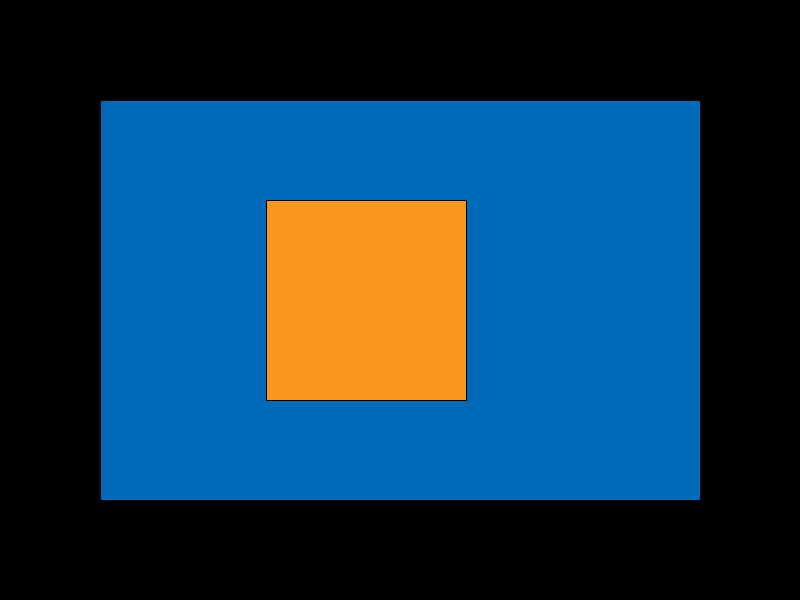
Frame 1 (no input)
Frame 60 (the mouse pressed at the canvas centre just before this capture): identical to frame 1, image omitted
Frame 120 (the mouse held since frame 60 and released just before this capture): identical to frame 1, image omitted

The Processing sketch that drew this single still picture (run headless with seeded random() and noise(); from frame 60 on, the mouse is pressed at the canvas centre):

// Processing sketch: JuegoDado
// ── JuegoDado.pde
private Tablero tablero;
private Dado dado;
private SpawnerDado spawner;


public void setup(){
  size(800,600);
  background(0);
  tablero= new Tablero(new PVector(100,100), color(#006AB9),600,400);
  dado= new Dado(new PVector(width/3,height/3), color(#FA971E),200,200);
  spawner=new SpawnerDado();
}

public void draw(){
  tablero.display();
  dado.display();
  //dado.crearCirculos(1);

  

}
/**public void keyReleased(){
  if(key=='w'){
   ;
  }*/

// ── Dado.pde
class Dado extends GameObject{

  public Dado(PVector posicion, color colorObj,int ancho, int alto){
    this.posicion=posicion;
    this.colorObj=colorObj;
    this.ancho=ancho;
    this.alto=alto;    
  }
  public Dado(int ancho, int alto){
    this.ancho=ancho;
    this.alto=alto;
  }
 
  
 
  public void display(){
    fill(colorObj); 
    rect(this.posicion.x, this.posicion.y,ancho,alto);
    
  }
  
    public void crearCirculos(int cantidad){
       int anchoCir=30;
       int altoCir=30;
       int distanciaCir=50;
       switch(cantidad){
         case 0: {
           fill(0);
           ellipse(370,300,anchoCir,altoCir);    
           break;
            }
         case 1: {
           fill(0);
           ellipse(340,300,anchoCir,altoCir); 
           ellipse(340+distanciaCir ,300,anchoCir,altoCir);
           break;
            } 
         case 2: {
           fill(0);
           ellipse(320,280,anchoCir,altoCir); 
           ellipse(350+distanciaCir ,280,anchoCir,altoCir);
           ellipse(365,350,anchoCir,altoCir);
           break;
            }     
         case 3: {
           fill(0);
           ellipse(320,250,anchoCir,altoCir); 
           ellipse(350+distanciaCir ,250,anchoCir,altoCir);
           ellipse(320,350,anchoCir,altoCir);
           ellipse(350+distanciaCir,350,anchoCir,altoCir);
           break;
            } 
          case 4: {
           fill(0);
           ellipse(320,250,anchoCir,altoCir); 
           ellipse(350+distanciaCir ,250,anchoCir,altoCir);
           ellipse(320,350,anchoCir,altoCir);
           ellipse(350+distanciaCir,350,anchoCir,altoCir);
           ellipse(355,300,anchoCir,altoCir);
           break;
            } 
         case 5: {
           fill(0);
           ellipse(320,250,anchoCir,altoCir); 
           ellipse(350+distanciaCir ,250,anchoCir,altoCir);
           ellipse(320,350,anchoCir,altoCir);
           ellipse(350+distanciaCir,350,anchoCir,altoCir);
           ellipse(350+distanciaCir,300,anchoCir,altoCir);  
           ellipse(320,300,anchoCir,altoCir);
           break;
            }             
        } 
  }
 
  
    
 /** public Dado[] getDados(){
    return this.dados;
  }
  
  public void setDados(Dado[] dados){
    this.dados=dados;
  }  */
  

}

// ── GameObject.pde
abstract class GameObject {
  protected PVector posicion;
  protected color colorObj;
  protected int ancho;
  protected int alto;
}
 public void display(){
}

// ── Hud.pde
class Hud{
  private int numeroDado;
}

// ── SpawnerDado.pde
class SpawnerDado {
  private Dado [] dados;
  
  public SpawnerDado(){
    dados=new Dado[6];
  }
  
  
 
  public void visualizarDado(){
    for(Dado d:dados){
      if(d!=null){
        d.display();
//d.crearCirculos();
      }
    }
  }
  public Dado[] getDados(){
    return this.dados;
  }
  
  public void setDados(Dado[] dados){
    this.dados=dados;
  }  

}

// ── Tablero.pde
class Tablero extends GameObject{
  public Tablero(){
  }
  public Tablero(PVector posicion, color colorObj,int ancho, int alto){
    this.posicion=posicion;
    this.colorObj=colorObj;
    this.ancho=ancho;
    this.alto=alto;
  }
  public Tablero(int ancho, int alto){
    this.ancho=ancho;
    this.alto=alto;
  }
  public void display(){
    fill(colorObj);
    
    rect(this.posicion.x, this.posicion.y,ancho,alto);
    
  }
 
}
